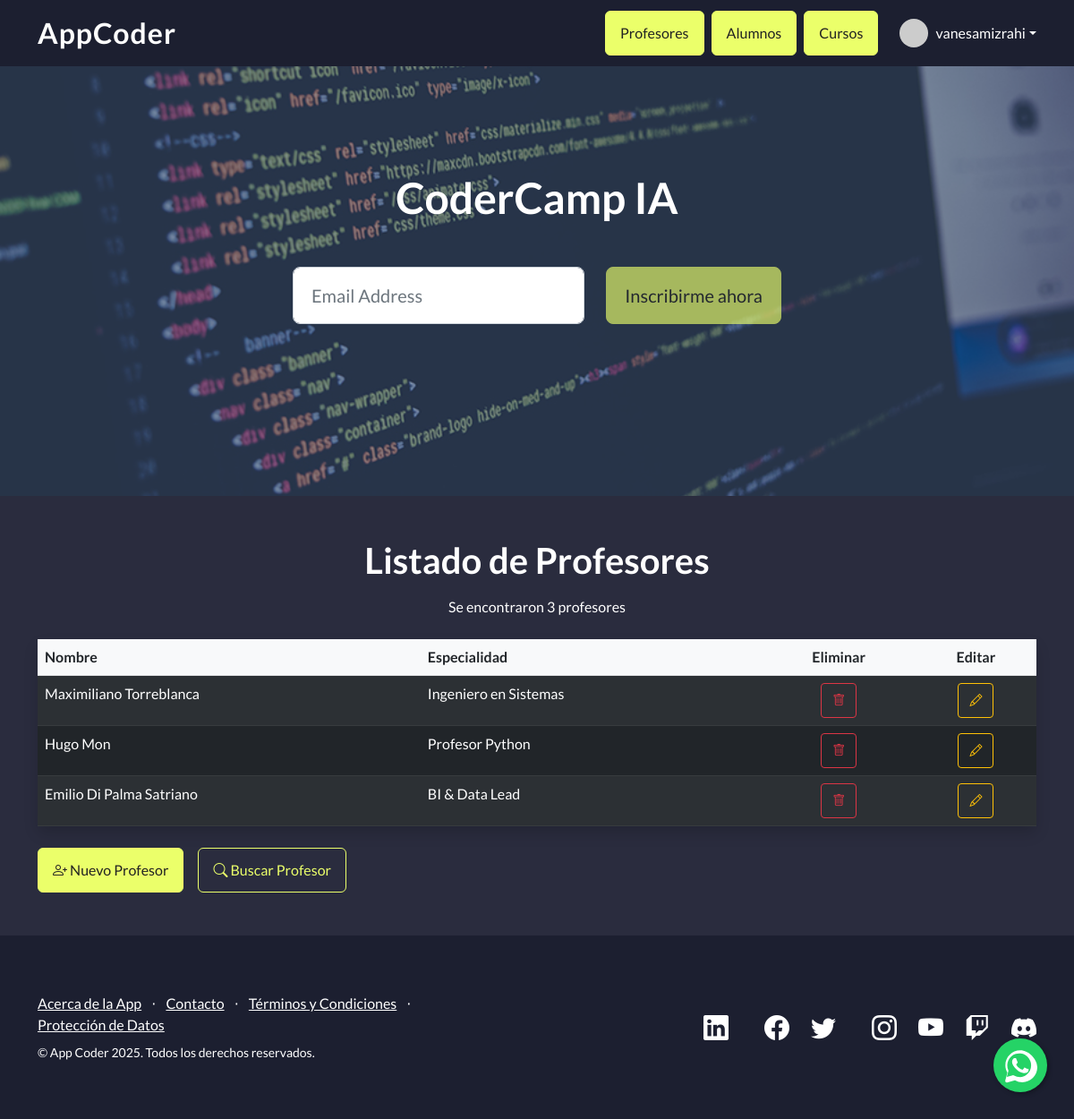
The app's page /AppCoder/profesores/ (signed in), older data.
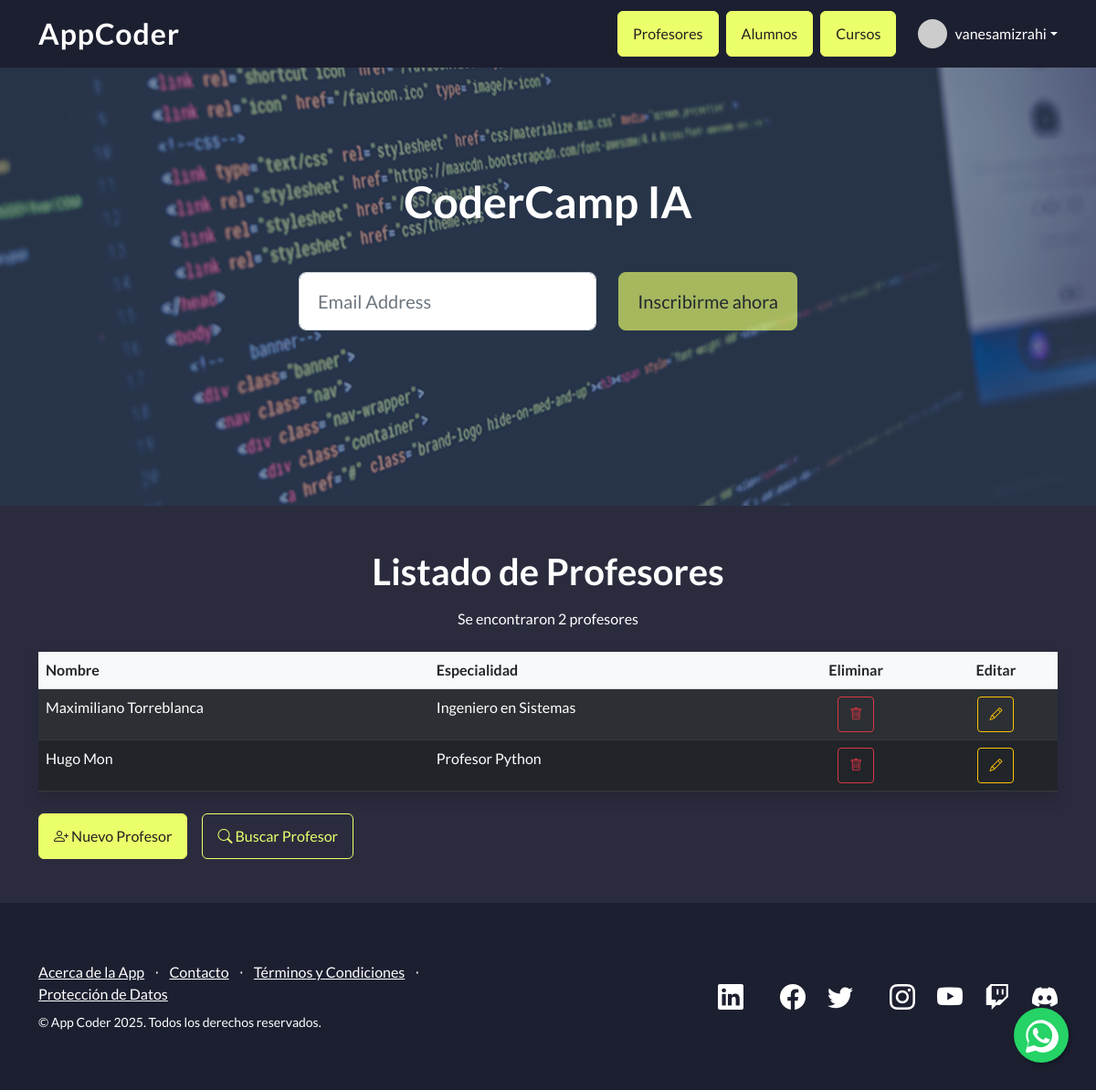
The same page, newer data.
### AppCoder/models.py (models this page shows, shortened)
class Profesor(models.Model):
    nombre = models.CharField(max_length=40)
    especialidad = models.CharField(max_length=40)

### AppCoder/views.py (the view)
# urls.py: path('profesores/', views.profesores, name='profesores'),
def profesores(request):
    profesores_list = Profesor.objects.all()
    profesores_dictionary = {
        "profesores": profesores_list
    }
    plantilla = loader.get_template("profesores.html")
    documento = plantilla.render(profesores_dictionary, request)
    return HttpResponse(documento)

### AppCoder/template/profesores.html (shortened to what this page needs)
{% extends "padre.html" %}
{% load static %}
{% block contenido %}
<div class="container my-5 text-white">
    <h1 class="text-center mb-3">Listado de Profesores</h1>
    <p class="text-center mb-4">Se encontraron {{profesores|length}} profesores</p>
    <table class="table table-dark table-striped table-hover rounded shadow">
        <thead class="table-light text-dark">
            <tr>
                <th>Nombre</th>
                <th>Especialidad</th>
                <th class="text-center">Eliminar</th>
                <th class="text-center">Editar</th>
            </tr>
        </thead>
        <tbody>
            {% for profesor in profesores %}
            <tr>
                <td>{{ profesor.nombre }}</td>
                <td>{{ profesor.especialidad }}</td>
                <td class="text-center">
                    <a href="{% url 'eliminar_profesor' profesor.id %}" class="btn btn-sm btn-outline-danger"
                        title="Eliminar" onclick="return confirm('¿Seguro que deseas eliminar este profesor?');">
                        <i class="bi bi-trash"></i>
                    </a>
                </td>
                <td class="text-center">
                    <a href="{% url 'editar_profesor' profesor.id %}" class="btn btn-sm btn-outline-warning"
                        title="Editar">
                        <i class="bi bi-pencil"></i>
                    </a>
                </td>
            </tr>
            {% endfor %}
        </tbody>
    </table>
    <div class="mt-4 d-flex gap-3">
        <a href="{% url 'profesor_formulario' %}" class="btn btn-primary text-white">
            <i class="bi bi-person-plus"></i> Nuevo Profesor
        </a>
        <a href="{% url 'buscar_profesor' %}" class="btn btn-outline-primary text-white">
            <i class="bi bi-search"></i> Buscar Profesor
        </a>
    </div>
</div>
{% endblock %}

### AppCoder/template/padre.html (shortened to what this page needs)
{% load static %}
<!DOCTYPE html>
<html lang="en">
<head>
    <link href="https://cdn.jsdelivr.net/npm/bootstrap-icons@1.5.0/font/bootstrap-icons.css" rel="stylesheet"
        type="text/css" />
    <link href="{% static 'AppCoder/css/styles.css' %}" rel="stylesheet" />
    <link href="https://cdn.jsdelivr.net/npm/bootstrap-icons/font/bootstrap-icons.css" rel="stylesheet">
</head>
<body>
    <nav class="navbar navbar-light fixed-top" style="background-color: rgb(28, 31, 48)">
        <div class="container d-flex justify-content-between align-items-center">
            <a class="navbar-brand text-white fw-bold" style="letter-spacing:1px; font-size:2rem;"
                href="{% url 'inicio' %}">AppCoder</a>
            <div class="d-flex align-items-center gap-2 ms-auto">
                {% if user.is_authenticated %}
                <a class="btn btn-primary" href="{% url 'profesores' %}">Profesores</a>
                <a class="btn btn-primary" href="{% url 'alumnos' %}">Alumnos</a>
                <a class="btn btn-primary" href="{% url 'cursos' %}">Cursos</a>
                <div class="dropdown ms-3">
                    <a class="d-flex align-items-center text-white text-decoration-none dropdown-toggle" href="#"
                        role="button" id="userDropdown" data-bs-toggle="dropdown" aria-expanded="false">
                        <img src="https://ui-avatars.com/api/?name={{ user.username }}&background=random&color=fff"
                            alt="Avatar" width="32" height="32" class="rounded-circle me-2">
                        <span>{{ user.username }}</span>
                    </a>
                </div>
                {% else %}
                <a class="btn" style="background-color: rgb(233, 144, 255); color: rgb(105, 27, 123); border: none;"
                    href="{% url 'login' %}">Iniciar Sesión</a>
                <a class="btn" style="background-color: rgb(233, 144, 255); color: rgb(105, 27, 123); border: none;"
                    href="{% url 'signup' %}">Registrate</a>
                {% endif %}
            </div>
        </div>
    </nav>
    <header class="masthead">
        <div class="container position-relative">
            <div class="row justify-content-center">
                <div class="col-xl-6">
                    <div class="text-center text-white">
                        <h1 class="mb-5">CoderCamp IA</h1>
                        <form class="form-subscribe" id="contactForm"
                            data-sb-form-api-token="23ec1bc0-2f1a-4fa4-b7f5-516d4bdc8510">
                            <div class="row">
                                <div class="col">
                                    <input class="form-control form-control-lg" id="emailAddress" type="email"
                                        placeholder="Email Address" data-sb-validations="required,email" />
                                </div>
                                <div class="col-auto">
                                    <button class="btn btn-primary btn-lg disabled" id="submitButton"
                                        type="submit">Inscribirme ahora</button>
                                </div>
                            </div>
                        </form>
                    </div>
                </div>
            </div>
        </div>
    </header>
    {% block contenido %}
    {% endblock %}
    <footer class="footer" style="background-color: rgb(28, 31, 48); color: #fff;">
        <div class="container">
            <div class="row">
                <div class="col-lg-6 h-100 text-center text-lg-start my-auto">
                    <ul class="list-inline mb-2">
                        <li class="list-inline-item"><a class="text-white" href="https://www.coderhouse.com/ar"
                                target="_blank">Acerca de la App</a></li>
                        <li class="list-inline-item text-white">⋅</li>
                        <li class="list-inline-item"><a class="text-white" href="{% url 'contacto' %}">Contacto</a></li>
                        <li class="list-inline-item text-white">⋅</li>
                        <li class="list-inline-item"><a class="text-white" href="https://www.coderhouse.com/ar/legales"
                                target="_blank">Términos y Condiciones</a></li>
                        <li class="list-inline-item text-white">⋅</li>
                        <li class="list-inline-item"><a class="text-white"
                                href="https://www.coderhouse.com/ar/proteccion-de-datos" target="_blank">Protección de
                                Datos</a></li>
                    </ul>
                    <p class="text-white small mb-4 mb-lg-0">&copy; App Coder 2025. Todos los derechos reservados.  </p>
                </div>
                <div class="col-lg-6 h-100 text-lg-end my-auto">
                    <ul class="list-inline mb-0 d-flex justify-content-end gap-3">
                        <li class="list-inline-item me-4">
                            <a href="https://www.linkedin.com/school/coderhouse/posts/?feedView=all" target="_blank">
                                <i class="bi-linkedin fs-3 text-white"></i>
                            </a>
                        </li>
                        <li class="list-inline-item">
                            <a href="https://www.facebook.com/Coderhouse/" target="_blank">
                                <i class="bi-facebook fs-3 text-white"></i>
                            </a>
                        </li>
                        <li class="list-inline-item me-4">
                            <a href="https://twitter.com/coderhouse" target="_blank">
                                <i class="bi-twitter fs-3 text-white"></i>
                            </a>
                        </li>
                        <li class="list-inline-item">
                            <a href="https://www.instagram.com/coderhouse/" target="_blank">
                                <i class="bi-instagram fs-3 text-white"></i>
                            </a>
                        </li>
                        <li class="list-inline-item">
                            <a href="https://www.youtube.com/channel/UCeFRG6700bzqYI0M_9vyelw/videos" target="_blank">
                                <i class="bi-youtube fs-3 text-white"></i>
                            </a>
                        </li>
                        <li class="list-inline-item">
                            <a href="https://www.twitch.tv/coderhouse" target="_blank">
                                <i class="bi-twitch fs-3 text-white"></i>
                            </a>
                        </li>
                        <li class="list-inline-item">
                            <a href="https://discord.com/invite/js5X5SDYSr" target="_blank">
                                <i class="bi-discord fs-3 text-white"></i>
                            </a>
                        </li>
                    </ul>
                </div>
            </div>
        </div>
    </footer>
    <a href="https://api.whatsapp.com/send/?phone=5491156175099&text=Hola+Coderhouse%21+Tengo+una+consulta+sobre&type=phone_number&app_absent=0"
        class="whatsapp-float" target="_blank" title="Contactar por WhatsApp">
    </a>
</body>
</html>

### AppCoder/template/padre.html (style rules this page uses)
body { background-color: rgb(42, 44, 62) !important; color: #fff !important; }
.btn-primary { background-color: rgb(235, 255, 106) !important; border-color: rgb(235, 255, 106) !important; color: #222 !important; }
.btn-outline-primary, .btn-primary:focus { color: rgb(235, 255, 106) !important; border-color: rgb(235, 255, 106) !important; }
.whatsapp-float { position: fixed; width: 60px; height: 60px; bottom: 30px; right: 30px; z-index: 100; background-color: #25d366; border-radius: 50%; display: flex; align-items: center; justify-content: center; box-shadow: 2px 2px 5px rgba(0, 0, 0, 0.3); }

Row changes from the older to the newer data that the page shows:
removed Profesor: nombre "Emilio Di Palma Satriano", especialidad "BI & Data Lead"
Text that changed along with them:
{{ profesores|length }}: "3" → "2"
